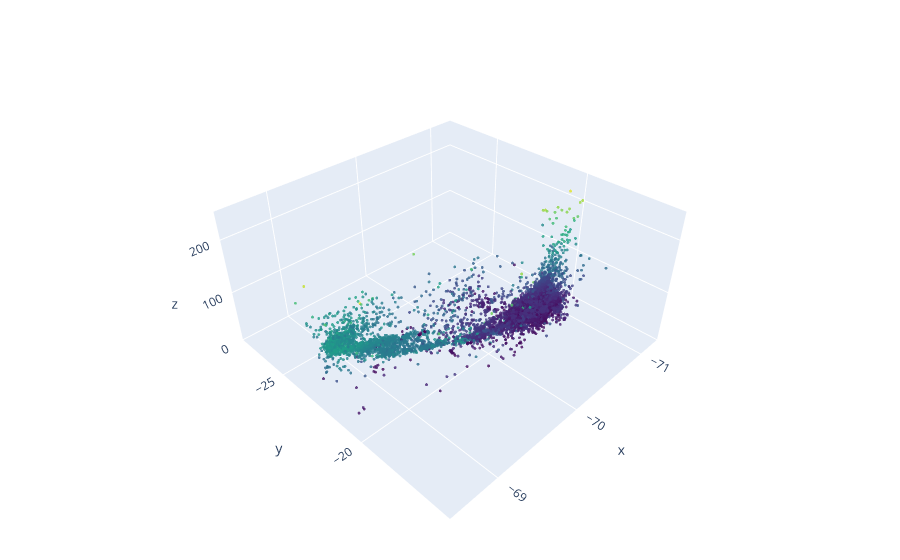

This figure's notebook cell:
### Code cell
fig = go.Figure(
    data=[go.Scatter3d(x=x, y=y, z=z,
        mode='markers',
        marker=dict(size=size,
            color=c_depth,                 
            colorscale='Viridis',  
            opacity=0.8))],
            )

fig.update_layout(
    scene = dict(
        xaxis = dict(nticks=4, range=xlim,),
        yaxis = dict(nticks=4, range=ylim,),
        zaxis = dict(nticks=4, range=zlim,),
#         aspectratio = dict(x=(xlim[1]-xlim[0])/2, y=(ylim[1]-ylim[0])/2, z=1),
        aspectratio = dict(x=1, y=1, z=0.5),
    ),
    margin=dict(r=0, l=0, b=0, t=0),
)
fig.write_html(f"{region_name}/catalog_color_by_depth.html")
fig.show()

### Figure 1 — Plotly figure (JSON) as saved in the notebook; plotly's stock layout.template omitted (floating-point values rounded to 4 significant figures; data arrays with more than 128 entries replaced by an {"elided": "..."} marker saying what was removed)
{"data": [{"marker": {"color": {"elided": "9556 float values"}, "colorscale": [[0, "#440154"], [0.1111, "#482878"], [0.2222, "#3e4989"], [0.3333, "#31688e"], [0.4444, "#26828e"], [0.5556, "#1f9e89"], [0.6667, "#35b779"], [0.7778, "#6ece58"], [0.8889, "#b5de2b"], [1, "#fde725"]], "opacity": 0.8, "size": 1}, "mode": "markers", "type": "scatter3d", "x": {"elided": "9556 float values"}, "y": {"elided": "9556 float values"}, "z": {"elided": "9556 float values"}}], "layout": {"margin": {"b": 0, "l": 0, "r": 0, "t": 0}, "scene": {"aspectratio": {"x": 1, "y": 1, "z": 0.5}, "xaxis": {"nticks": 4, "range": [-71.29, -68.49]}, "yaxis": {"nticks": 4, "range": [-28.07, -15.49]}, "zaxis": {"nticks": 4, "range": [0, 250]}}}}
